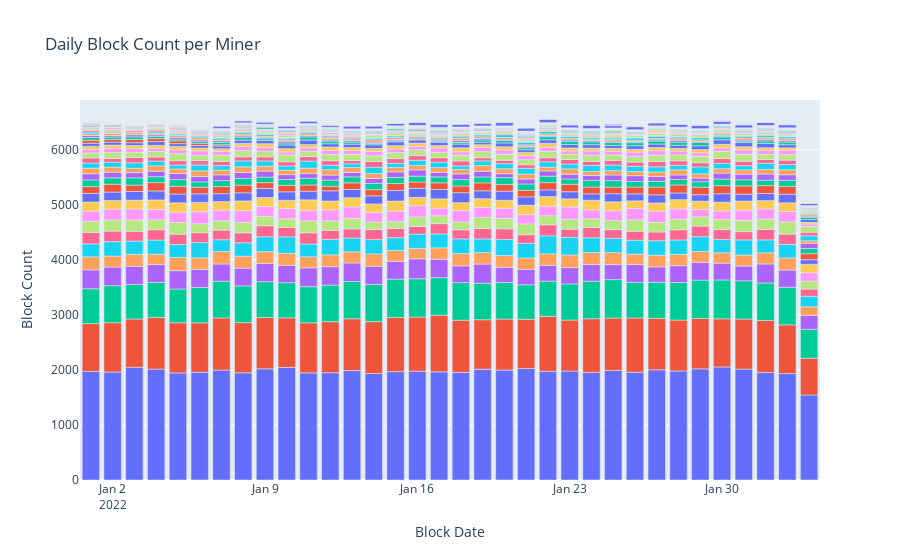

This figure's notebook cell:
### Markdown cell above
Visualize the daily block counts in stacked bar chart.

### Code cell
import plotly.express as px

# use stacked bar chart
fig = px.bar(df, x="BlockDate", y="BlockCount", color="Miner", barmode="relative", height=500,
            title="Daily Block Count per Miner",
            labels={
                "BlockDate": "Block Date",
                "BlockCount": "Block Count"
            })

# do not display legend
fig.update_layout(showlegend=False)

fig.show()
